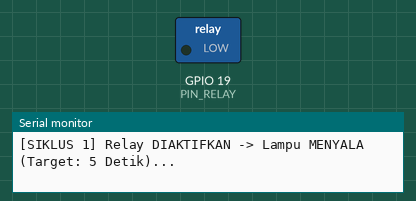
Recording of a sketch running on a simulated ESP32. Parts: switched loads named in the sketch (green lamp = pin HIGH), the last lines printed to the serial monitor.

Above: at 2.6 s.
At 6.6 s:
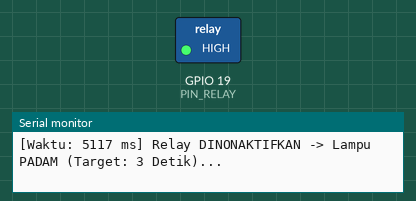
Timing chart, 0 to 10.5 s (numbered marks = the images above):
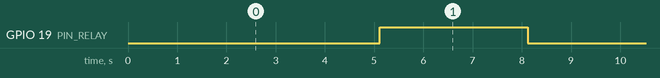

Measured:
- by itself, GPIO 19 (PIN_RELAY): alternates HIGH for 3.0 s and LOW for 5.0 s

The sketch:

soal3_relay.ino
```cpp
/**
 * ==============================================================================
 * UTS PRAKTIKUM EMBEDDED SYSTEM - SOAL 3
 * ==============================================================================
 * Judul     : Pengendalian Sakelar Beban Daya Menggunakan Modul Relay
 * Komponen  : ESP32 DevKit, 1x Modul Relay (Wokwi Relay Module), 1x Lampu Beban (LED)
 * Pinout    :
 *   - Relay VCC        -> 5V (atau 3V3) ESP32
 *   - Relay GND        -> GND ESP32
 *   - Relay IN (Signal)-> GPIO 19 ESP32
 *   - Terminal Relay   :
 *     * COM (Common)        -> Sumber Daya (3V3 ESP32)
 *     * NO (Normally Open)  -> Beban Lampu (+) melalui Resistor 220 Ohm
 *
 * Pola Kerja Waktu:
 *   - Relay Aktif (Lampu Menyala) selama 5 detik (5000 ms).
 *   - Relay Nonaktif (Lampu Padam) selama 3 detik (3000 ms).
 *   - Berjalan secara siklus kontinu (looping) menggunakan non-blocking timer (millis()).
 *
 * Penjelasan Soal 3.b (Logika Pemicuan Relay - Active LOW vs Active HIGH):
 *   1. Modul Relay Active LOW (Bawaan Simulator Wokwi & Mayoritas Modul Relay Fisik):
 *      - Relay aktif saat pin kendali (IN) berlogika LOW (0V).
 *      - Rangkaian input optocoupler/transistor NPN internal terpicu saat pin IN ditarik
 *        ke Ground (sink current), mengalirkan arus ke koil elektromagnetik dan menutup
 *        sakelar terminal COM - NO (Lampu Menyala).
 *      - Saat pin IN berlogika HIGH (3.3V/5V), koil kehilangan daya dan sakelar kembali
 *        ke posisi NC (Lampu Padam).
 *   2. Modul Relay Active HIGH:
 *      - Relay aktif saat pin kendali (IN) berlogika HIGH (3.3V/5V), di mana arus keluar
 *        dari GPIO (source current) untuk menyalakan transistor PNP / driver koil.
 *   3. Penentuan dalam Kode ini:
 *      - Parameter `IS_ACTIVE_LOW = true` disetel agar sinkron dengan karakteristik
 *        bawaan modul relay Wokwi (wokwi-relay-module).
 * ==============================================================================
 */

#include <Arduino.h>

// Definisi Pin Relay
const int PIN_RELAY = 19;

// -----------------------------------------------------------------------------
// KONFIGURASI LOGIKA RELAY (Jawaban Soal 3.b)
// -----------------------------------------------------------------------------
// Modul relay Wokwi dan modul relay fisik pada umumnya berkarakteristik Active LOW.
const bool IS_ACTIVE_LOW = true;

const int RELAY_ON  = IS_ACTIVE_LOW ? LOW  : HIGH;
const int RELAY_OFF = IS_ACTIVE_LOW ? HIGH : LOW;

// Definisi Interval Waktu (Non-blocking)
const unsigned long DURASI_MENYALA = 5000; // 5 Detik Relay Aktif (Lampu ON)
const unsigned long DURASI_PADAM   = 3000; // 3 Detik Relay Nonaktif (Lampu OFF)

// Variabel Penjadwalan State Machine
unsigned long lastStateChangeTime = 0;
bool isLampOn = false; // Status awal relay/lampu

void setup() {
  Serial.begin(115200);
  delay(100);
  Serial.println("\n========================================================");
  Serial.println("UTS EMBEDDED SYSTEM - SOAL 3: PENGENDALIAN SAKELAR RELAY");
  Serial.println("========================================================");

  // Inisialisasi Pin GPIO sebagai OUTPUT
  pinMode(PIN_RELAY, OUTPUT);

  // Tampilkan informasi logika pemicuan yang digunakan
  Serial.printf("[Konfigurasi Logika] Karakteristik Relay: %s\n",
                IS_ACTIVE_LOW ? "Active LOW (LOW = ON / COM-NO, HIGH = OFF / COM-NC)"
                              : "Active HIGH (HIGH = ON / COM-NO, LOW = OFF / COM-NC)");

  // Mulai siklus: Langsung aktifkan relay (Kondisi Awal: Lampu Menyala)
  digitalWrite(PIN_RELAY, RELAY_ON);
  isLampOn = true;
  lastStateChangeTime = millis();

  Serial.println("[SIKLUS 1] Relay DIAKTIFKAN -> Lampu MENYALA (Target: 5 Detik)...");
}

void loop() {
  unsigned long currentMillis = millis();

  // Evaluasi perpindahan status berdasarkan durasi masing-masing kondisi
  if (isLampOn) {
    // Jika sedang menyala dan durasi 5 detik telah terpenuhi
    if (currentMillis - lastStateChangeTime >= DURASI_MENYALA) {
      // Matikan relay
      digitalWrite(PIN_RELAY, RELAY_OFF);
      isLampOn = false;
      lastStateChangeTime = currentMillis;

      Serial.printf("[Waktu: %lu ms] Relay DINONAKTIFKAN -> Lampu PADAM (Target: 3 Detik)...\n", currentMillis);
    }
  } else {
    // Jika sedang padam dan durasi 3 detik telah terpenuhi
    if (currentMillis - lastStateChangeTime >= DURASI_PADAM) {
      // Nyalakan relay kembali
      digitalWrite(PIN_RELAY, RELAY_ON);
      isLampOn = true;
      lastStateChangeTime = currentMillis;

      Serial.printf("[Waktu: %lu ms] Relay DIAKTIFKAN KEMBALI -> Lampu MENYALA (Target: 5 Detik)...\n", currentMillis);
    }
  }

  // Pola non-blocking memungkinkan mikrokontroler mengeksekusi task lain di sini
}
```
